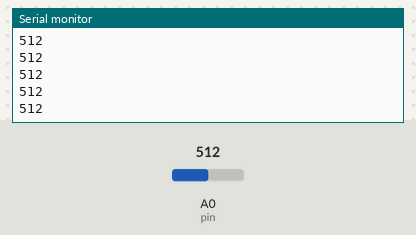
The sketch below on a simulated Arduino Uno, built with avr-gcc and run on an emulated ATmega328P. Parts: the last lines printed to the serial monitor. The test bench sets the inputs (shaded band); at power-on: A0 (pin) = 512.

Above: at 1.2 s.
1.3 s: A0 (pin) set to 716
At 2.1 s:
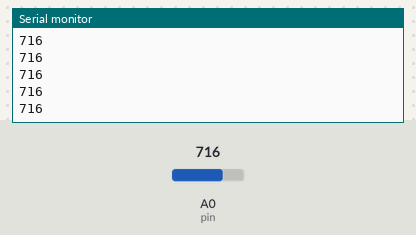
2.8 s: A0 (pin) set to 900
At 3.7 s:
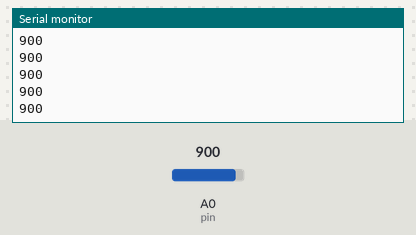
Timing chart, 0 to 5.8 s (numbered marks = the images above; inputs shaded):
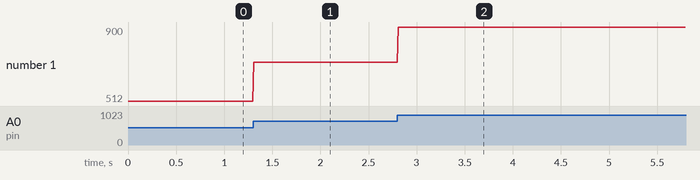

The sketch:

Potans_Deger_Okuma.ino
```cpp
int pin = A0;

void setup() {
    Serial.begin(9600);
}

void loop() {
    int sensorDegeri = analogRead(pin);
    Serial.println(sensorDegeri);
    delay(10);
}
```

Measured:
- after the input at 1.3 s, the serial monitor: prints a new line at once (image 1)
- after the input at 2.8 s, the serial monitor: prints a new line at once (image 2)
- plotted number 1: 512 → 716 after the input at 1.3 s, 716 → 900 after the input at 2.8 s
